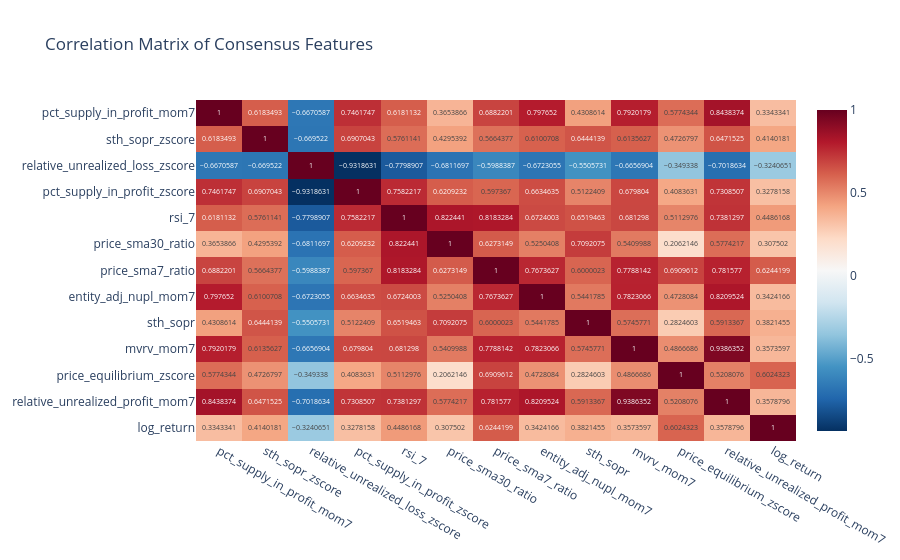

Notebook code cell kept with this figure:
### Code cell
selected_features = model.select_features(correlation_threshold=0.2, min_consensus=3)
selected_features

### Figure 1 — Plotly figure (JSON) as saved in the notebook; plotly's stock layout.template omitted (floating-point values rounded to 4 significant figures; data arrays with more than 128 entries replaced by an {"elided": "..."} marker saying what was removed)
{"data": [{"coloraxis": "coloraxis", "hovertemplate": "x: %{x}<br>y: %{y}<br>color: %{z}<extra></extra>", "name": "0", "texttemplate": "%{z}", "type": "heatmap", "x": ["pct_supply_in_profit_mom7", "sth_sopr_zscore", "relative_unrealized_loss_zscore", "pct_supply_in_profit_zscore", "rsi_7", "price_sma30_ratio", "price_sma7_ratio", "entity_adj_nupl_mom7", "sth_sopr", "mvrv_mom7", "price_equilibrium_zscore", "relative_unrealized_profit_mom7", "log_return"], "xaxis": "x", "y": ["pct_supply_in_profit_mom7", "sth_sopr_zscore", "relative_unrealized_loss_zscore", "pct_supply_in_profit_zscore", "rsi_7", "price_sma30_ratio", "price_sma7_ratio", "entity_adj_nupl_mom7", "sth_sopr", "mvrv_mom7", "price_equilibrium_zscore", "relative_unrealized_profit_mom7", "log_return"], "yaxis": "y", "z": {"elided": "13x13 float values"}}], "layout": {"coloraxis": {"colorscale": [[0, "rgb(5,48,97)"], [0.1, "rgb(33,102,172)"], [0.2, "rgb(67,147,195)"], [0.3, "rgb(146,197,222)"], [0.4, "rgb(209,229,240)"], [0.5, "rgb(247,247,247)"], [0.6, "rgb(253,219,199)"], [0.7, "rgb(244,165,130)"], [0.8, "rgb(214,96,77)"], [0.9, "rgb(178,24,43)"], [1, "rgb(103,0,31)"]]}, "title": {"text": "Correlation Matrix of Consensus Features"}, "xaxis": {"anchor": "y", "domain": [0, 1]}, "yaxis": {"anchor": "x", "autorange": "reversed", "domain": [0, 1]}}}
